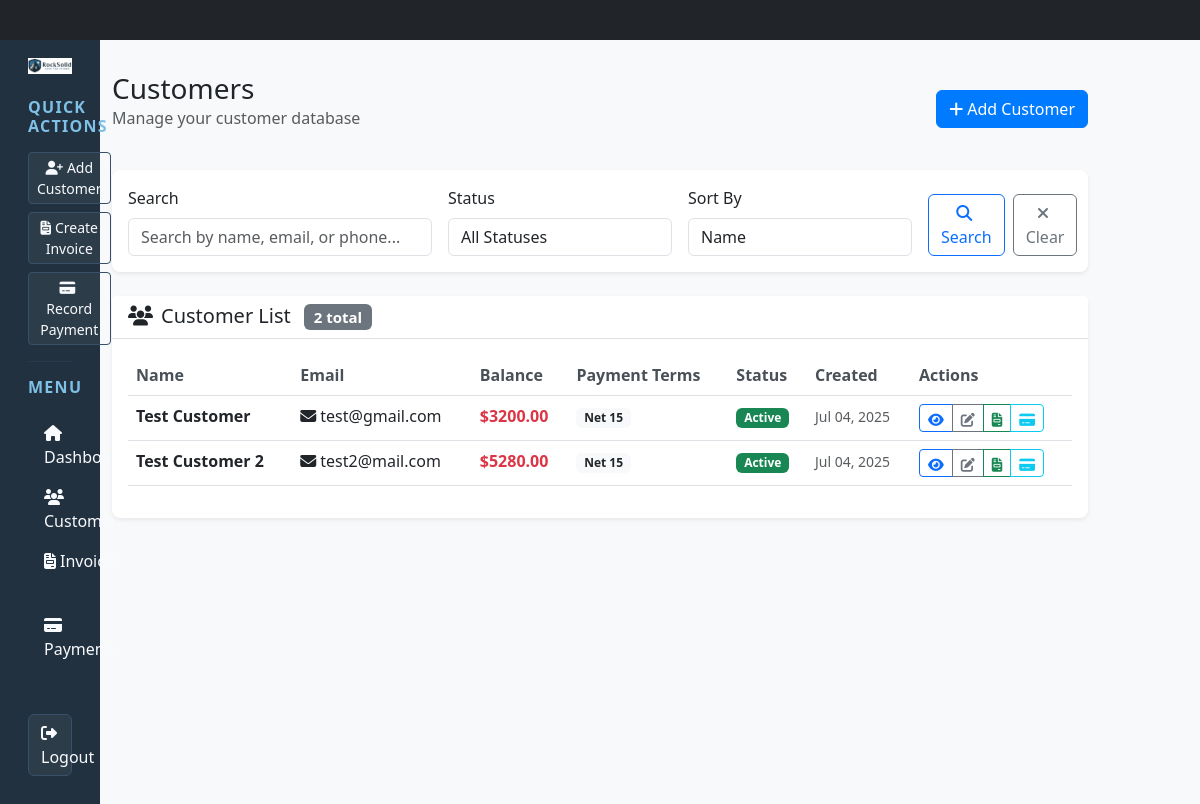
The page /customers/ (signed in) on the database as committed earlier.
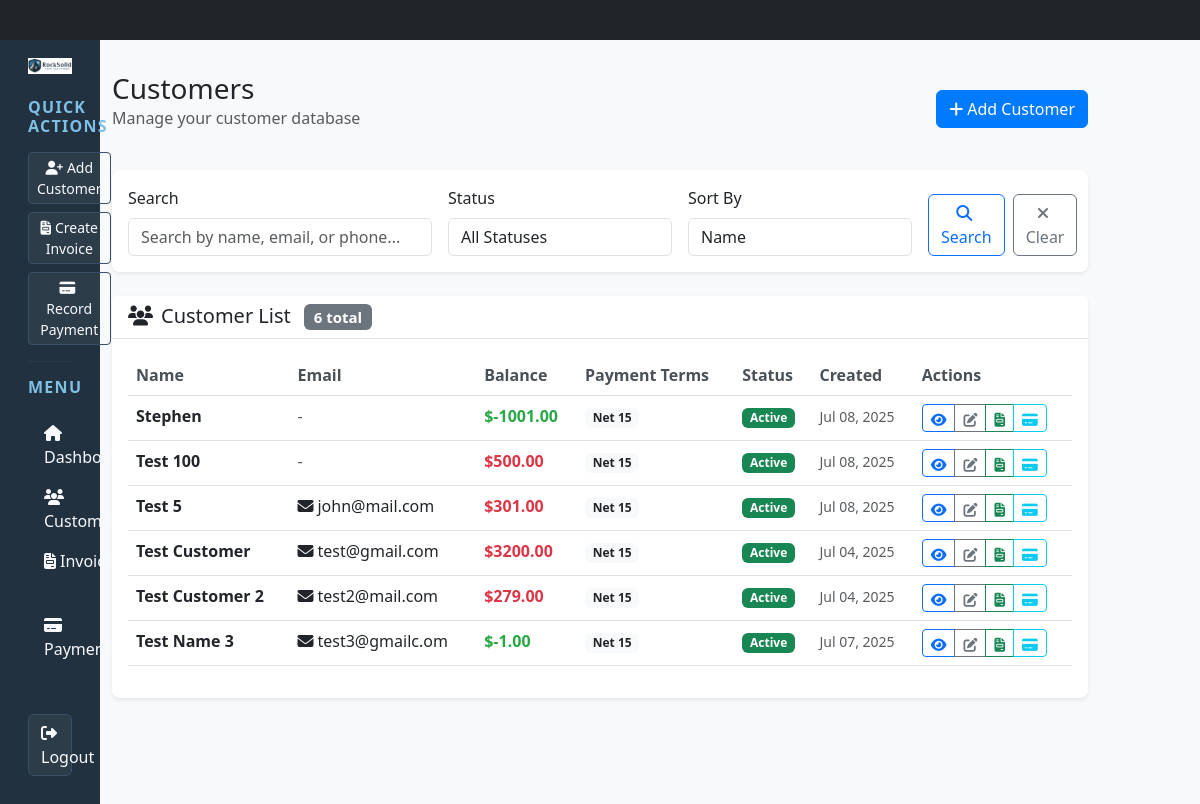
The same page on the database as committed later.
### bookkeeping/models.py (models this page shows, shortened)
class Customer(models.Model):
    PAYMENT_TERMS_CHOICES = [
        ('net_15', 'Net 15'),
        ('net_30', 'Net 30'),
        ('net_60', 'Net 60'),
        ('net_90', 'Net 90'),
        ('due_on_receipt', 'Due on Receipt'),
    ]
    id = models.UUIDField(primary_key=True, default=uuid.uuid4, editable=False)
    name = models.CharField(max_length=200, help_text="Company name")
    contact_person = models.CharField(max_length=200, blank=True, null=True, help_text="Primary contact person")
    email = models.EmailField(blank=True, null=True)
    phone = models.CharField(max_length=20, blank=True, null=True)
    address = models.TextField(blank=True, null=True)
    city = models.CharField(max_length=100, blank=True, null=True)
    state = models.CharField(max_length=100, blank=True, null=True)
    zip_code = models.CharField(max_length=20, blank=True, null=True)
    country = models.CharField(max_length=100, default='United States')
    tax_id = models.CharField(max_length=50, blank=True, null=True, help_text="Tax ID or Business Number")
    payment_terms = models.CharField(
        max_length=20,
        choices=PAYMENT_TERMS_CHOICES
    )
    credit_limit = models.DecimalField(
        max_digits=10,
        decimal_places=2,
        default=Decimal('0.00'),
        validators=[MinValueValidator(Decimal('0.00'))]
    )
    notes = models.TextField(blank=True, null=True)
    is_active = models.BooleanField(default=True)  # type: ignore
    created_at = models.DateTimeField(auto_now_add=True)
    updated_at = models.DateTimeField(auto_now=True)
    created_by = models.ForeignKey(User, on_delete=models.SET_NULL, null=True, blank=True)
    class Meta:
        ordering = ['name']
        verbose_name = 'Customer'
        verbose_name_plural = 'Customers'
    @property
    def current_balance(self) -> Decimal:
        total_invoiced = self.invoices.exclude(status='cancelled').aggregate(
            total=Sum('total_amount')
        )['total'] or Decimal('0.00')
        total_payments = self.payments.aggregate(
            total=Sum('amount')
        )['total'] or Decimal('0.00')
        return total_invoiced - total_payments

### bookkeeping/views.py (the view)
# urls.py: path('customers/', views.customer_list, name='customer_list'),
@login_required
def customer_list(request):
    customers = Customer.objects.all()
    search_query = request.GET.get('search', '')
    if search_query:
        customers = customers.filter(
            Q(name__icontains=search_query) |
            Q(email__icontains=search_query) |
            Q(phone__icontains=search_query)
        )
    status_filter = request.GET.get('status', '')
    if status_filter == 'active':
        customers = customers.filter(is_active=True)
    elif status_filter == 'inactive':
        customers = customers.filter(is_active=False)
    sort_by = request.GET.get('sort', 'name')
    if sort_by == 'balance':
        customers = sorted(customers, key=lambda x: x.current_balance, reverse=True)
    elif sort_by == 'recent':
        customers = customers.order_by('-created_at')
    else:
        customers = customers.order_by('name')
    paginator = Paginator(customers, 20)
    page_number = request.GET.get('page')
    page_obj = paginator.get_page(page_number)
    context = {
        'page_obj': page_obj,
        'search_query': search_query,
        'status_filter': status_filter,
        'sort_by': sort_by,
    }
    return render(request, 'bookkeeping/customer_list.html', context)

### bookkeeping/templates/bookkeeping/customer_list.html (shortened to what the changed rows need)
{% extends 'bookkeeping/base.html' %}
{% block content %}
<div class="row mb-4">
    <div class="col-12 d-flex justify-content-between align-items-center">
        <div>
            <h1 class="h3 mb-0">Customers</h1>
        </div>
    </div>
</div>
<div class="card">
    <div class="card-header">
        <h5 class="mb-0">
            <i class="fas fa-users me-2"></i>Customer List
            {% if page_obj %}
                <span class="badge bg-secondary ms-2">{{ page_obj.paginator.count }} total</span>
            {% endif %}
        </h5>
    </div>
    <div class="card-body">
        {% if page_obj %}
            <div class="table-responsive">
                <table class="table table-hover">
                    <thead>
                        <tr>
                            <th>Name</th>
                            <th>Email</th>
                            <th>Balance</th>
                            <th>Payment Terms</th>
                            <th>Status</th>
                            <th>Created</th>
                            <th>Actions</th>
                        </tr>
                    </thead>
                    <tbody>
                        {% for customer in page_obj %}
                        <tr>
                            <td>
                                <div class="fw-bold">{{ customer.name }}</div>
                            </td>
                            <td>
                                {% if customer.email %}
                                    <div><i class="fas fa-envelope me-1"></i>{{ customer.email }}</div>
                                {% else %}
                                    <span class="text-muted">-</span>
                                {% endif %}
                            </td>
                            <td>
                                <span class="{% if customer.current_balance > 0 %}balance-negative{% else %}balance-positive{% endif %}">
                                    ${{ customer.current_balance|floatformat:2 }}
                                </span>
                            </td>
                            <td>
                                <span class="badge bg-light text-dark">{{ customer.get_payment_terms_display }}</span>
                            </td>
                            <td>
                                <span class="badge {% if customer.is_active %}bg-success{% else %}bg-secondary{% endif %}">
                                    {% if customer.is_active %}Active{% else %}Inactive{% endif %}
                                </span>
                            </td>
                            <td>
                                <small class="text-muted">{{ customer.created_at|date:"M d, Y" }}</small>
                            </td>
                            <td>
                                <div class="btn-group" role="group">
                                    <a href="{% url 'bookkeeping:customer_detail' customer.id %}"
                                       class="btn btn-sm btn-outline-primary btn-tall" title="View Details">
                                        <i class="fas fa-eye"></i>
                                    </a>
                                    <a href="{% url 'bookkeeping:customer_update' customer.id %}"
                                       class="btn btn-sm btn-outline-secondary btn-tall" title="Edit">
                                        <i class="fas fa-edit"></i>
                                    </a>
                                    <a href="{% url 'bookkeeping:invoice_create' %}?customer={{ customer.id }}"
                                       class="btn btn-sm btn-outline-success btn-tall" title="Create Invoice">
                                        <i class="fas fa-file-invoice"></i>
                                    </a>
                                    <a href="{% url 'bookkeeping:payment_create' %}?customer={{ customer.id }}"
                                       class="btn btn-sm btn-outline-info btn-tall" title="Record Payment">
                                        <i class="fas fa-credit-card"></i>
                                    </a>
                                </div>
                            </td>
                        </tr>
                        {% endfor %}
                    </tbody>
                </table>
            </div>
        {% endif %}
    </div>
</div>
{% endblock %}

Rows that differ between the two databases and show on the page:
added Customer: name "Stephen", current_balance "-1001.00", payment_terms "Net 15", is_active "Active", created_at "Jul 08, 2025"
added Customer: name "Test 100", current_balance "500.00", payment_terms "Net 15", is_active "Active", created_at "Jul 08, 2025"
added Customer: name "Test 5", email "john@mail.com", current_balance "301.00", payment_terms "Net 15", is_active "Active", created_at "Jul 08, 2025"
computed for Customer "Test Customer 2": current_balance "5280.00" → "279.00"
added Customer: name "Test Name 3", email "test3@gmailc.om", current_balance "-1.00", payment_terms "Net 15", is_active "Active", created_at "Jul 07, 2025"
Other text that changed with them:
{{ page_obj.paginator.count }}: "2" → "6"
